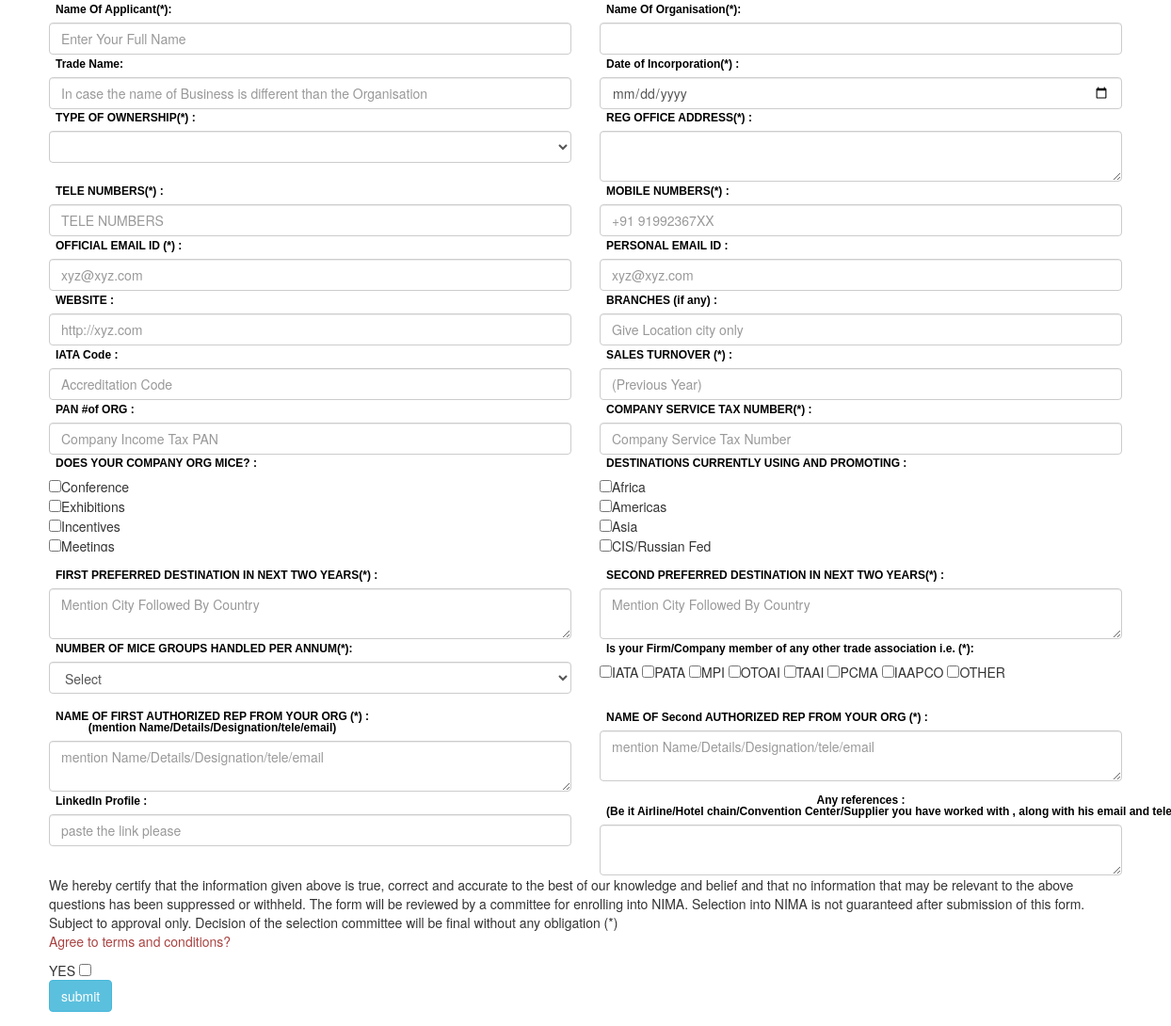
The page / on the database its author committed.
### tables this page shows
CREATE TABLE IF NOT EXISTS `organisation` (
`org_id` int(11) NOT NULL,
  `org_name` varchar(100) NOT NULL,
  `org_desc` varchar(100) NOT NULL
);

CREATE TABLE IF NOT EXISTS `working_destination` (
`wd_id` int(11) NOT NULL,
  `wd_name` varchar(100) NOT NULL,
  `wd_desc` varchar(100) NOT NULL
);

### includes/function.php (the view)
<?php
function ownership($table,$col_id,$col_value,$sel=0)
{
	$SQL = "SELECT * FROM $table order by $col_value";
	$rs = mysql_query($SQL) or die(mysql_error());
	$option_list = "<option value=0>Please Choose Any One</option>";
	while($data= mysql_fetch_assoc($rs))
	{
		$option_list.="<option value='$data[$col_id]'>$data[$col_value]</option>";
	}
	return $option_list;
}
function check($table,$col_id,$col_value,$name,$sel=0)
{
	$SQL="select * from $table order by $col_value";
	$rs=mysql_query($SQL) or die(mysql_error());
	$check_list="";
	while($data=mysql_fetch_assoc($rs))
	{
	$check_list.= "<input type='checkbox' name='$name' value='$data[$col_id]'>$data[$col_value]</br>";
	}
	return $check_list;
}
?>

### rows shown on the page
organisation: org_name "Conference"
organisation: org_name "Exhibitions"
organisation: org_name "Incentives"
organisation: org_name "Meetings"
working_destination: wd_name "Africa"
working_destination: wd_name "Americas"
working_destination: wd_name "Asia"
working_destination: wd_name "CIS/Russian Fed"
